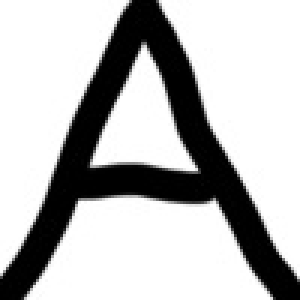
#> input picture learn/a.jpg, 100 x 100 px (shown 3 times larger); its folder holds only this picture in this run
$ python main.py
#> lines starting #> are read from the running program, lines starting #| are printed output that depends on the picture; after the words box and inside, x2 and y2 are one past the last pixel; in counts of white or black regions, pixels touching at a corner belong together
### Converter.py
from PIL import Image
import warnings
import numpy as np

with warnings.catch_warnings():
    warnings.filterwarnings("ignore", category=DeprecationWarning)
    from sklearn import preprocessing


# 0 or 1
BIN_MODE = 0

# -1 or 1
BIPOLAR_MODE = 1


def pred(r, g, b, c, e):
    return (r.all() >= c[0] - e) and (r.all() <= c[0] + e) and \
           (g.all() >= c[1] - e) and (g.all() <= c[1] + e) and \
           (b.all() >= c[2] - e) and (b <= c[2] + e)


class Converter:

    def to_nparray(self, img, mode=BIN_MODE, bcolor=(0, 0, 0), eps=10, vectorize=False):
#> called with img = './learn/a.jpg', mode = 1, bcolor = (0, 0, 0), eps = 10, vectorize = True
        arr = np.array(Image.open(img))
#> arr is the input picture: shape (100, 100, 3); min 0, max 255, mean 186.7
        r = arr[:, :, 0]
        g = arr[:, :, 1]
        b = arr[:, :, 2]
        result = np.zeros((arr.shape[0], arr.shape[1]))
        result[pred(r, g, b, bcolor, eps)] = 1
        if mode == BIN_MODE:
            result[~pred(r, g, b, bcolor, eps)] = 0
        else:
            result[~pred(r, g, b, bcolor, eps)] = -1
        if vectorize:
            result = result.reshape((result.shape[0] * result.shape[1], 1))
        return result

    def to_bwimage(self, arr, name, mode):
        img = np.zeros((arr.shape[0], arr.shape[1], 3))
        img[arr == 1] = 0, 0, 0
        if mode == BIN_MODE:
            img[arr == 0] = 255, 255, 255
        else:
            img[arr == -1] = 255, 255, 255
        img = Image.fromarray(img.astype("uint8"))
        img.save("./" + name)

    # [5 lines left out: function to_range, not called in this run]

    def to_file(self, arr, name):
        np.savetxt("./" + name, arr, fmt="%i", delimiter=",")

### HopfieldNetwork.py
import os
import numpy as np
from Converter import Converter, BIPOLAR_MODE

SAMPLE_FOLDER = "./learn/"


def threshold_function(i):
    return -1 if i < 0 else 1


class Hopfield:

    def __init__(self, width, height, act_func, folder=SAMPLE_FOLDER):
        self._folder = folder
        self._width = width
        self._height = height
        self._W = np.zeros((self._width * self._height, self._width * self._height))
        self._result = np.zeros((self._width * self._height, 1))
        self._sampels = []
        self._f = np.vectorize(act_func)
        self._h_dist = width * height
        self._h_result = np.zeros((self._width * self._height, 1))

    def teach(self):
        converter = Converter()
        for path, dirs, files in os.walk(self._folder):
            for fname in files:
                Xi = converter.to_nparray(self._folder + fname, BIPOLAR_MODE, (0, 0, 0), 10, True)
                self._W += Xi * Xi.T
                self._sampels.append(Xi)
        np.fill_diagonal(self._W, 0)

    def detect(self, img, max_iter):
        converter = Converter()
        X_star = converter.to_nparray(img, BIPOLAR_MODE, (0, 0, 0), 10, True)
#> call 2 of to_nparray, with img = './detect/a_star1.jpg', mode = 1, bcolor = (0, 0, 0), eps = 10, vectorize = True
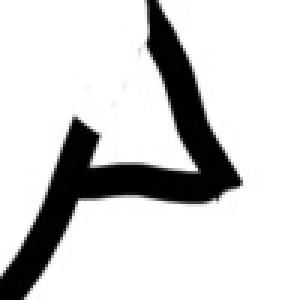
#> input picture detect/a_star1.jpg, 100 x 100 px (shown 3 times larger)
#> in to_nparray, arr is the input picture: shape (100, 100, 3); min 0, max 255, mean 209.4
        Yi = X_star
        count = 0
        while True:
            Yprev = Yi
            Yi = self._f(self._W @ Yi)
            if np.array_equal(Yi, Yprev) or count > max_iter:
                break
            count += 1
        self._result = Yi
        result = Yi.reshape((self._width, self._height))
        converter.to_bwimage(result, "result.jpg", BIPOLAR_MODE)
#> in to_bwimage, `img = Image.fromarray(img.astype("uint8"))`:
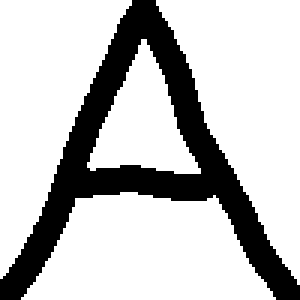
#> img: PIL image 100x100 RGB (shown 3 times larger); 76.7% white; 1 black region, box (x1, y1, x2, y2) and area: (0, 0, 100, 100) 2326

    def hamming_distance(self, save=False):
#> called with save = True
        s = 0
        converter = Converter()
        for arr in self._sampels:
            s = np.count_nonzero(arr != self._result)
            if s < self._h_dist:
                self._h_dist = s
                self._h_result = arr
        self._h_result = self._h_result.reshape((self._width, self._height))
        if save:
            converter.to_bwimage(self._h_result, "h_result.jpg", BIPOLAR_MODE)
        return self._h_dist

### main.py
from HopfieldNetwork import Hopfield
from HopfieldNetwork import threshold_function


if __name__ == "__main__":
    nn = Hopfield(100, 100, threshold_function)
    nn.teach()
    nn.detect("./detect/a_star1.jpg", 10)
    print(nn.hamming_distance(save=True))
